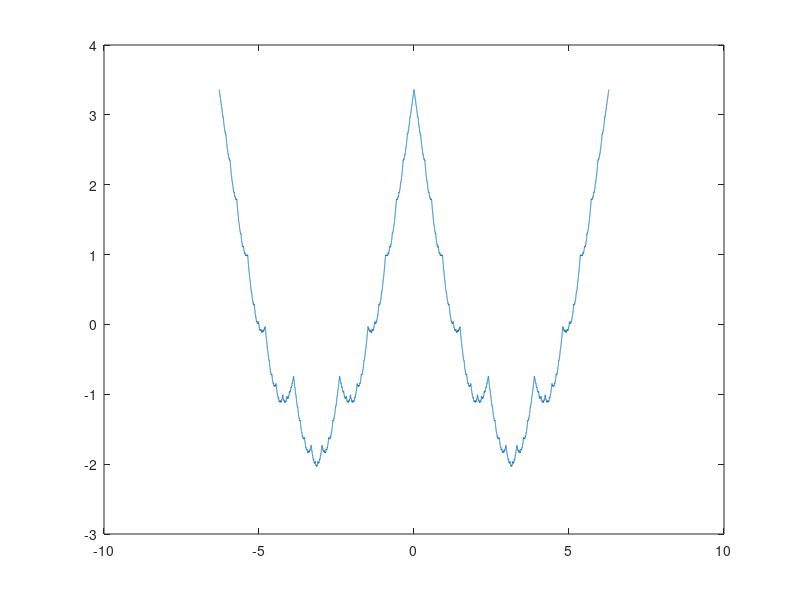

Here is the MATLAB script that generated this plot:
%% Setup
clear; close all; clc;

%% Part a
n = 100;
f = zeros(n, 1);
f(1) = 1;
f(2) = 1;

for i=3:n
    f(i) = f(i-1) + f(i-2);
end

%% Part b
x = linspace(-2 * pi, 2* pi, 50001);

G = @(x) sum(cos(f .* x) ./ f);

for i=1:50001
    gx(i) = G(x(i));
end

plot(x, gx);
